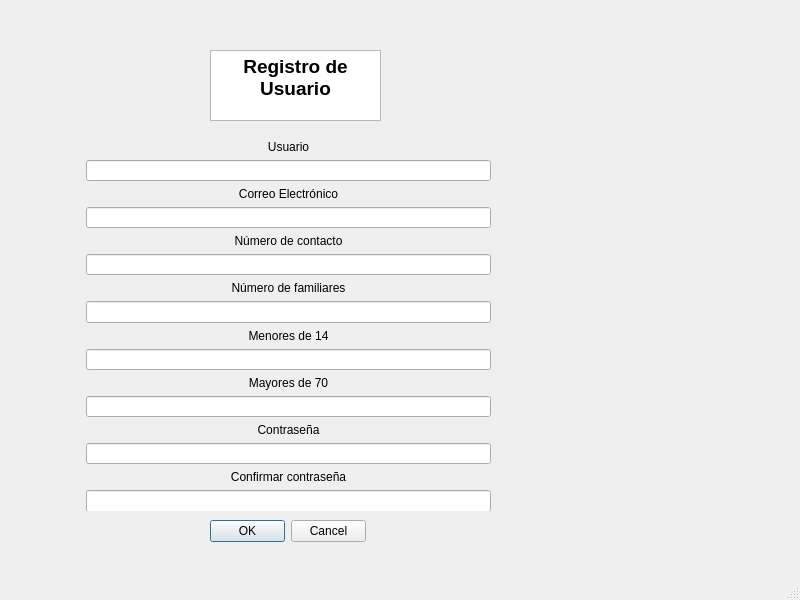
<?xml version="1.0" encoding="UTF-8"?>
<ui version="4.0">
 <class>MainWindow</class>
 <widget class="QMainWindow" name="MainWindow">
  <property name="geometry">
   <rect>
    <x>0</x>
    <y>0</y>
    <width>800</width>
    <height>600</height>
   </rect>
  </property>
  <property name="windowTitle">
   <string>MainWindow</string>
  </property>
  <widget class="QWidget" name="centralwidget">
   <widget class="QWidget" name="formLayoutWidget">
    <property name="geometry">
     <rect>
      <x>80</x>
      <y>140</y>
      <width>411</width>
      <height>371</height>
     </rect>
    </property>
    <layout class="QFormLayout" name="formLayout">
     <property name="formAlignment">
      <set>Qt::AlignCenter</set>
     </property>
     <item row="0" column="1">
      <widget class="QLabel" name="usuarioLabel">
       <property name="text">
        <string>Usuario</string>
       </property>
       <property name="alignment">
        <set>Qt::AlignCenter</set>
       </property>
      </widget>
     </item>
     <item row="1" column="1">
      <widget class="QLineEdit" name="usuarioLineEdit">
       <property name="text">
        <string/>
       </property>
       <property name="alignment">
        <set>Qt::AlignCenter</set>
       </property>
      </widget>
     </item>
     <item row="2" column="1">
      <widget class="QLabel" name="correoElectronicoLabel">
       <property name="text">
        <string>Correo Electrónico</string>
       </property>
       <property name="alignment">
        <set>Qt::AlignCenter</set>
       </property>
      </widget>
     </item>
     <item row="3" column="1">
      <widget class="QLineEdit" name="correoElectronicoLineEdit">
       <property name="alignment">
        <set>Qt::AlignCenter</set>
       </property>
      </widget>
     </item>
     <item row="12" column="1">
      <widget class="QLabel" name="contrasenaLabel">
       <property name="text">
        <string>Contraseña</string>
       </property>
       <property name="alignment">
        <set>Qt::AlignCenter</set>
       </property>
      </widget>
     </item>
     <item row="13" column="1">
      <widget class="QLineEdit" name="contrasenaLineEdit">
       <property name="text">
        <string/>
       </property>
       <property name="echoMode">
        <enum>QLineEdit::Password</enum>
       </property>
       <property name="alignment">
        <set>Qt::AlignCenter</set>
       </property>
      </widget>
     </item>
     <item row="14" column="1">
      <widget class="QLabel" name="confContrasenaLabel">
       <property name="text">
        <string>Confirmar contraseña</string>
       </property>
       <property name="alignment">
        <set>Qt::AlignCenter</set>
       </property>
      </widget>
     </item>
     <item row="15" column="1">
      <widget class="QLineEdit" name="confContrasenaLineEdit">
       <property name="text">
        <string/>
       </property>
       <property name="echoMode">
        <enum>QLineEdit::Password</enum>
       </property>
       <property name="alignment">
        <set>Qt::AlignCenter</set>
       </property>
      </widget>
     </item>
     <item row="4" column="1">
      <widget class="QLabel" name="numContactLabel">
       <property name="text">
        <string>Número de contacto</string>
       </property>
       <property name="alignment">
        <set>Qt::AlignCenter</set>
       </property>
      </widget>
     </item>
     <item row="5" column="1">
      <widget class="QLineEdit" name="numContactLineEdit">
       <property name="alignment">
        <set>Qt::AlignCenter</set>
       </property>
      </widget>
     </item>
     <item row="7" column="1">
      <widget class="QLineEdit" name="numFamLineEdit">
       <property name="alignment">
        <set>Qt::AlignCenter</set>
       </property>
      </widget>
     </item>
     <item row="6" column="1">
      <widget class="QLabel" name="numFamLabel">
       <property name="text">
        <string>Número de familiares</string>
       </property>
       <property name="alignment">
        <set>Qt::AlignCenter</set>
       </property>
      </widget>
     </item>
     <item row="8" column="1">
      <widget class="QLabel" name="label">
       <property name="text">
        <string>Menores de 14</string>
       </property>
       <property name="alignment">
        <set>Qt::AlignCenter</set>
       </property>
      </widget>
     </item>
     <item row="9" column="1">
      <widget class="QLineEdit" name="lineEdit">
       <property name="alignment">
        <set>Qt::AlignCenter</set>
       </property>
      </widget>
     </item>
     <item row="11" column="1">
      <widget class="QLineEdit" name="lineEdit_2">
       <property name="alignment">
        <set>Qt::AlignCenter</set>
       </property>
      </widget>
     </item>
     <item row="10" column="1">
      <widget class="QLabel" name="label_2">
       <property name="text">
        <string>Mayores de 70</string>
       </property>
       <property name="alignment">
        <set>Qt::AlignCenter</set>
       </property>
      </widget>
     </item>
    </layout>
   </widget>
   <widget class="QDialogButtonBox" name="buttonBox">
    <property name="geometry">
     <rect>
      <x>210</x>
      <y>520</y>
      <width>156</width>
      <height>23</height>
     </rect>
    </property>
    <property name="standardButtons">
     <set>QDialogButtonBox::Cancel|QDialogButtonBox::Ok</set>
    </property>
   </widget>
   <widget class="QTextEdit" name="textEdit">
    <property name="geometry">
     <rect>
      <x>210</x>
      <y>50</y>
      <width>171</width>
      <height>71</height>
     </rect>
    </property>
    <property name="html">
     <string>&lt;!DOCTYPE HTML PUBLIC &quot;-//W3C//DTD HTML 4.0//EN&quot; &quot;http://www.w3.org/TR/REC-html40/strict.dtd&quot;&gt;
&lt;html&gt;&lt;head&gt;&lt;meta name=&quot;qrichtext&quot; content=&quot;1&quot; /&gt;&lt;style type=&quot;text/css&quot;&gt;
p, li { white-space: pre-wrap; }
&lt;/style&gt;&lt;/head&gt;&lt;body style=&quot; font-family:'MS Shell Dlg 2'; font-size:8.25pt; font-weight:400; font-style:normal;&quot;&gt;
&lt;p align=&quot;center&quot; style=&quot; margin-top:0px; margin-bottom:0px; margin-left:0px; margin-right:0px; -qt-block-indent:0; text-indent:0px;&quot;&gt;&lt;span style=&quot; font-size:14pt; font-weight:600;&quot;&gt;Registro de Usuario&lt;/span&gt;&lt;/p&gt;&lt;/body&gt;&lt;/html&gt;</string>
    </property>
   </widget>
  </widget>
  <widget class="QMenuBar" name="menubar">
   <property name="geometry">
    <rect>
     <x>0</x>
     <y>0</y>
     <width>800</width>
     <height>21</height>
    </rect>
   </property>
  </widget>
  <widget class="QStatusBar" name="statusbar"/>
 </widget>
 <resources/>
 <connections/>
</ui>
